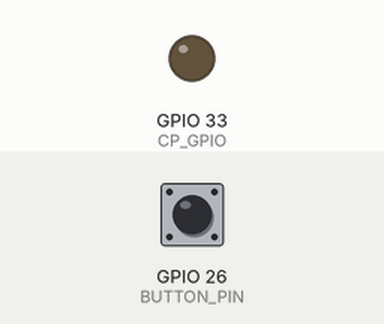
Bench run of a sketch on a simulated ESP32. Parts: output pins drawn as LEDs (lit = HIGH). Dashed ring = blinking. Inputs (shaded band) come from the test bench; at power-on: GPIO 26 (BUTTON_PIN) HIGH. What the sketch prints to the serial monitor is not drawn.

Above: at 1.2 s.
1.3 s: GPIO 26 (BUTTON_PIN) pulled LOW for 0.15 s
At 1.37 s:
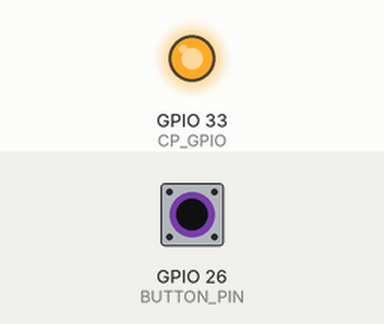
2.9 s: GPIO 26 (BUTTON_PIN) pulled LOW for 1 s
At 4.7 s:
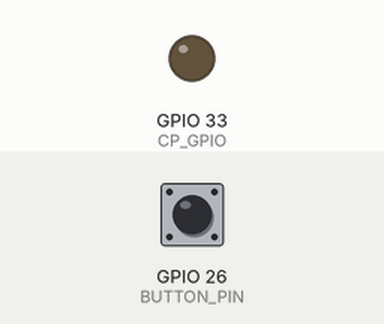
6.9 s: GPIO 26 (BUTTON_PIN) pulsed LOW 2 times (0.12 s each, 0.3 s apart)
At 6.96 s:
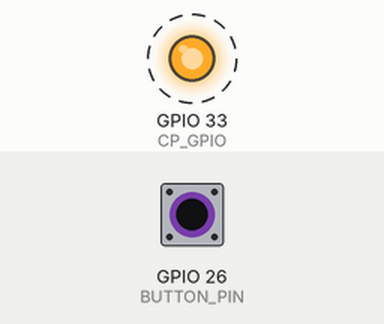
10.5 s: GPIO 26 (BUTTON_PIN) driven LOW
At 11.0 s:
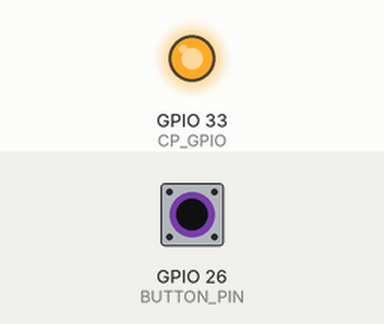
13.5 s: GPIO 26 (BUTTON_PIN) driven HIGH
At 14.4 s:
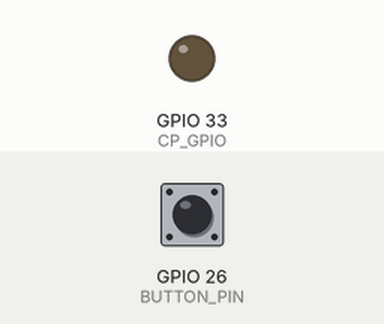
Timing chart, 0 to 16.5 s (numbered marks = the images above; inputs shaded):
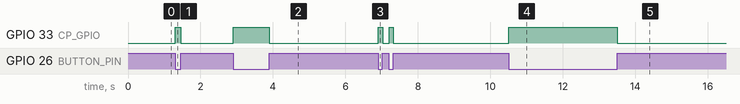

The sketch:

cp_esp32_motor.ino
```cpp
//定义LED1管脚
#define CP_GPIO 33
#define BUTTON_PIN 26 // ESP32 GPIO16 pin connected to button's pin

void setup() {
  pinMode(BUTTON_PIN, INPUT_PULLUP); // set ESP32 pin to input pull-up mode
  pinMode(CP_GPIO, OUTPUT);       // set ESP32 pin to output mode
}


void loop() {
  int buttonState = digitalRead(BUTTON_PIN); // read new state
  if (buttonState == LOW) {
    Serial.println("The button is being pressed");
    digitalWrite(CP_GPIO, HIGH); // turn on

  } else {
    Serial.println("The button is unpressed");
    digitalWrite(CP_GPIO, LOW); // turn on
  }
}
```

Measured:
- after the input at 1.3 s, GPIO 33 (CP_GPIO): LOW → HIGH at once, → LOW 0.15 s later
- after the input at 2.9 s, GPIO 33 (CP_GPIO): LOW → HIGH at once, → LOW 1.0 s later
- after the input at 6.9 s, GPIO 33 (CP_GPIO): alternates HIGH for 0.12 s and LOW for 0.18 s, 4 changes in all, then stays LOW, starting at once
- after the input at 10.5 s, GPIO 33 (CP_GPIO): LOW → HIGH at once
- after the input at 13.5 s, GPIO 33 (CP_GPIO): HIGH → LOW at once
